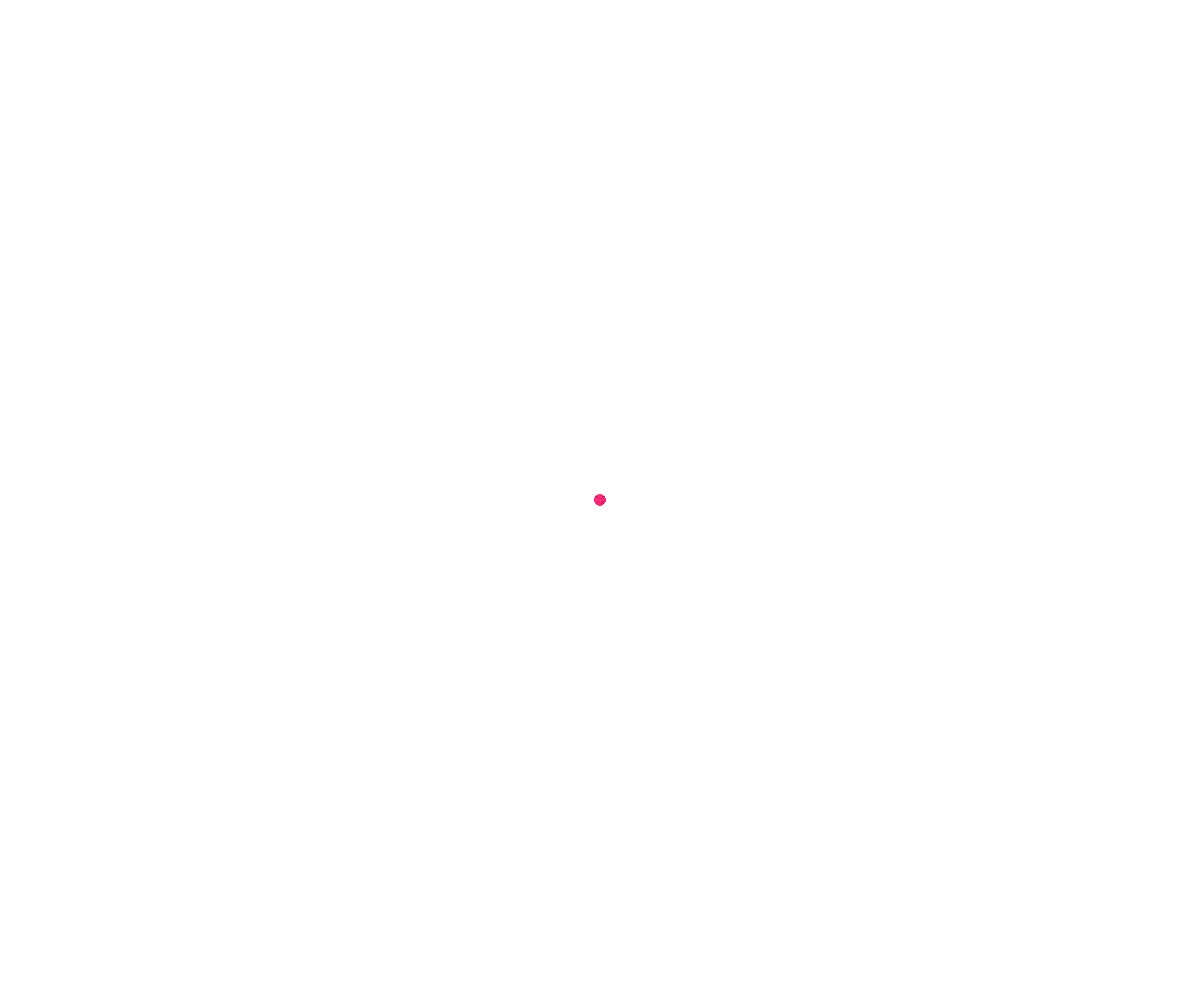
Frame 1 (no input)
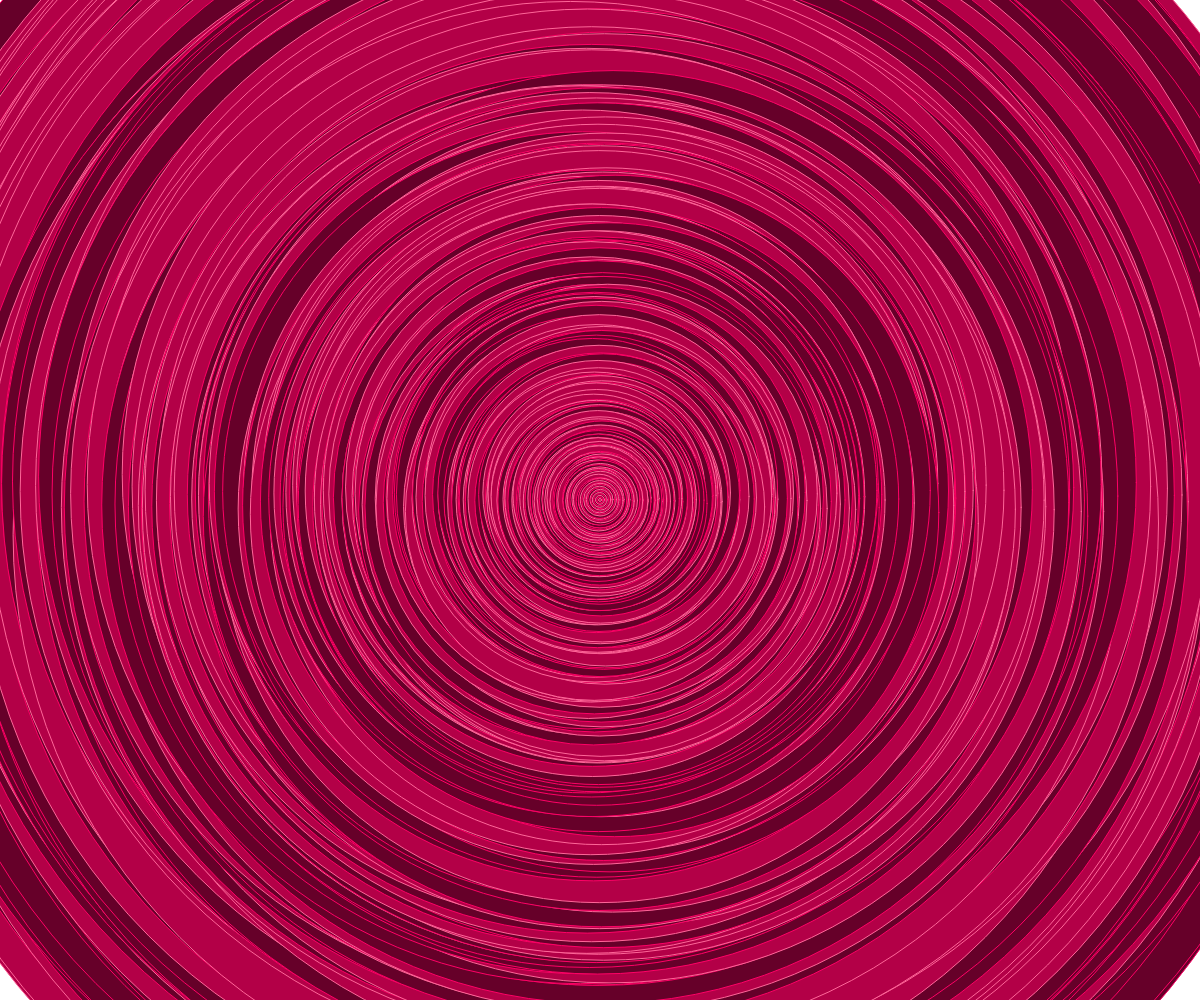
Frame 60 (no input)
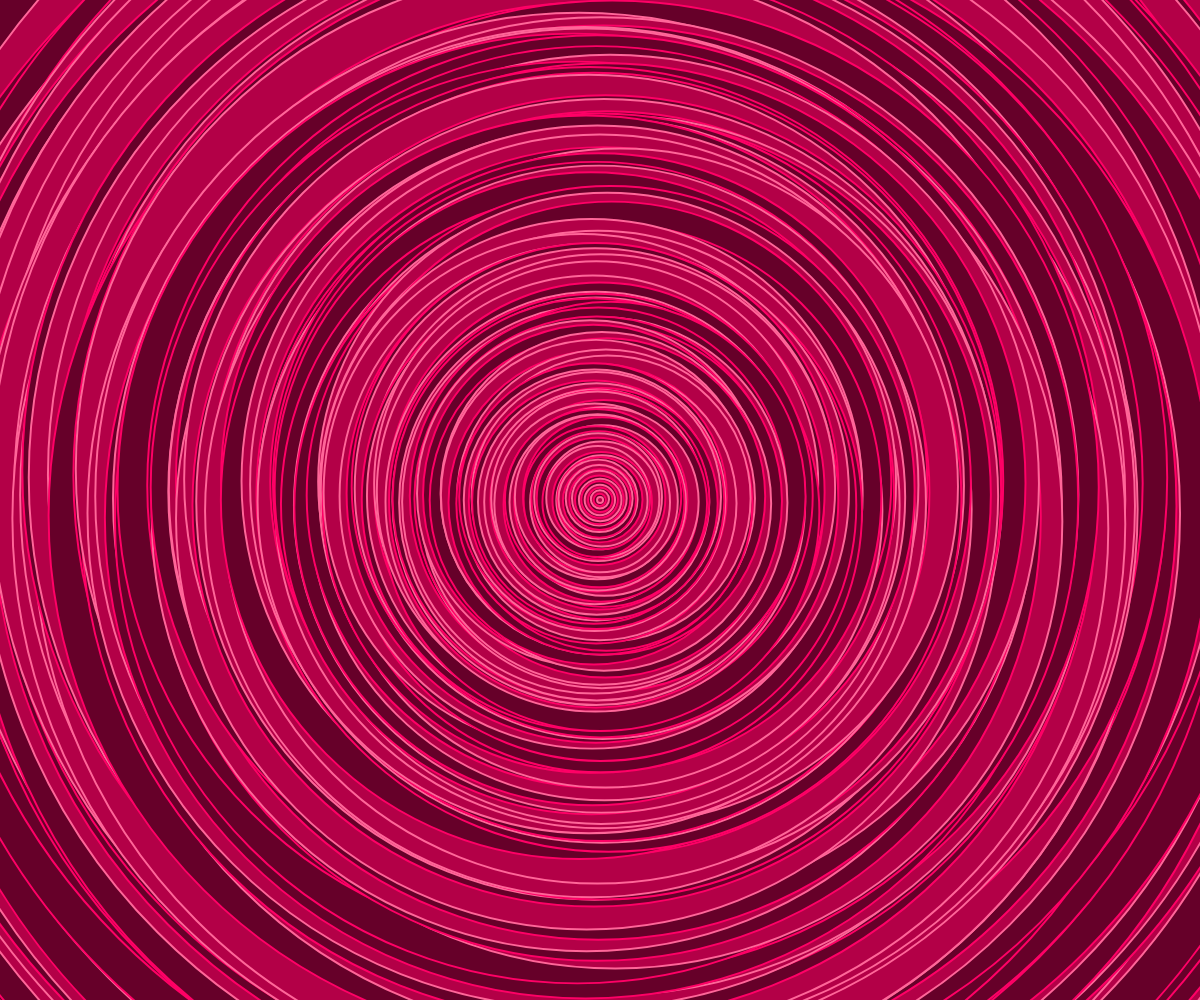
Frame 120 (the mouse pressed at the canvas centre since frame 60)

The p5.js sketch that drew these frames (run headless with seeded random() and noise() and a simulated clock; from frame 60 on, the mouse is pressed at the canvas centre):

// p5.js sketch
// ── sketch.js
let monBouton;
let size = 10;
let sizeDest;
let speed = 3;
let xoff = 0;
let animSpeed = 0.01;
let nEllipse = 500;
///let etoiles;///
///let count = 0;///
let zoom = 0;
let zoomDest = 0;
let lastZoom = 3;

let nextPage = "page2.html";


/////// ADD BY VINCE
let flag = false;
/////// ADD BY VINCE

function setup() {

	ellipseMode(CENTER);

	createCanvas(window.innerWidth, window.innerHeight);
	sizeDest = sqrt(width * width + height * height);
	///etoiles = selectAll(".etoile");
}


function boutonClickAction(){
	sizeDest = random(10, 1000);
}

function mousePressed(){
	zoomDest  = zoomDest +1;
}

function draw() {
	background(255);
	xoff = xoff + animSpeed;
	let color = false;
	translate(width/2, height/2);
	scale(1 + zoom);
	translate(-width/2, -height/2);

	for( let i = 0 ; i < nEllipse ; i = i + 1){
		push();
		translate(width/2, height/2);
		let s = size - size * i / nEllipse;
		let m = s * 0.1;
		//rotate(i + (size/100));
		let x = noise(0, i, xoff) * m - m/2;
		let y = noise(1, i, xoff) * m - m/2; 
		translate(x, y);
		if(color == false){
			fill(102, 0, 41);
			stroke(255, 0, 102);
		}else{
			fill(179, 0, 71);
			stroke(255, 102, 153);
		}
		color = !color;

		ellipse(0, 0, s)
		pop();


	}


	size = size + (sizeDest - size) * 0.05;///
	zoom = zoom + (zoomDest - zoom) * 0.05;///



	if(zoom > lastZoom - 2 && !flag ){
		location = nextPage;
		flag = true;
	}
	///count = count +1;

	///if(count == 100){
		///etoiles[0].elt.style.opacity = 0 ///etoile	}
	

}

function windowResized(){
	resizeCanvas(window.innerWidth, window.innerHeight);
}

// ── page2.css
html{
	height: 100%;
}


body {
	background-image: url(./images/basefond.jpeg);
	background-size: cover;
    background-repeat: no-repeat;
    background-position: center;
}

body.complete{
	background-image: url(./images/goodfond.jpeg);
	
	
}

section {

	align-items: center;
	justify-content: center;
	align-content: center;
}
			
		
#head {
    /*background-image: url(./images/basehead.png); */
    position: absolute;
    left: 52.77%;
    transform: translate(-50%, 0);
    height: 682px;
    width: 682px;
    bottom: -3.1%;
}

#chest {
    position: absolute;
    left: 51.6%;
    transform: translate(-50%, 0);
    height: 270px;
    width: 198.6px;
    bottom: 29.8%;
}


#legs {
    position: absolute;
    left: 51.8%;
    transform: translate(-50%, 0);
    bottom: 1.4%;
    height: 391px;
    width: 114.33;
}

// ── page2.html
<!doctype html>
<html>
  <head>

    <meta charset="utf-8">
      <link rel=stylesheet href="page2.css">
      <title>make me pretty</title>

  	<script src="../lib/p5/p5.min.js"></script>
  	<script src="sketch2.js"></script>
  </head>
   <body>

   	<div id="body">
	   	<img src="./images/basehead.png" width="197" height="320" id="head"/>
	   	<img src="./images/basechest.png" id="chest"/>
	   	<img src="./images/baselegs.png" id="legs"/>
   	</div>


</body>
</html> 
// ── sketch2.js


let head;
let chest;
let legs;
let dict = ["base", "black", "pink", "white", "black"];

function setup(){
	head = select("#head");
	chest = select("#chest");
	legs = select("#legs");

	head.mouseClicked(next);
	chest.mouseClicked(next);
	legs.mouseClicked(next);
	
}

function next(param){
	let src = param.target.src;
	for(let i = 0 ; i < 4 ; i++){
		if(src.includes(dict[i])){
			src = src.replace(dict[i], dict[i+1]);

			break;
		}
	}
	param.target.src = src;

	if(
		document.querySelectorAll("[src*=black]").length == 3 ||
		document.querySelectorAll("[src*=pink]").length == 3 ||
		document.querySelectorAll("[src*=white]").length == 3
	){
		document.body.classList.add("complete");
	}else{

		document.body.classList.remove("complete");
	}
}


// ── style.css
html,body {
  margin:0;
  padding:0;
  font-family: 'Source Sans Pro';
  background: #121212;
}

body {
  display:flex;
  flex-direction: column;
  justify-content: center;
  align-items: center;
}

.p5Canvas {
  width:100%!important;
  height:100%!important;
  max-width: 800px;
}

.items-picker {
  display:flex;
  align-items:center;
  width:100%;
  max-width: 800px;
  border: solid 1px #ececec;
  background:white;
}

.item-picker {
  display:flex;
  flex:1;
  justify-content: center;
  padding: 32px;
  align-items:center;
  border-right: solid 1px #ececec;
}

.item-picker:last-of-type {
  border-right:none;
}

.item-picker-type {
  display:flex;
  flex-direction:column;
}

.item-picker-type-icon {
  font-size: 24px;
  color: #666;
  text-align: center;
}

.item-picker-type-title {
  font-size:32px;
  text-transform: uppercase;
}

.item-picker-left, .item-picker-right {
  padding: 12px;
  font-size: 12px;
  transition: .4s opacity;
  background: #ececec;
  border-radius: 100%;
  margin: 0px 12px;
}

.item-picker-left:hover, .item-picker-right:hover {
  opacity:0.8;
  cursor:pointer;
}
